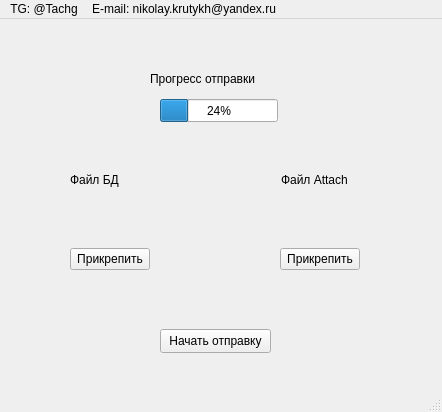
<?xml version="1.0" encoding="UTF-8"?>
<ui version="4.0">
 <class>MainWindow</class>
 <widget class="QMainWindow" name="MainWindow">
  <property name="geometry">
   <rect>
    <x>0</x>
    <y>0</y>
    <width>442</width>
    <height>412</height>
   </rect>
  </property>
  <property name="windowTitle">
   <string>MainWindow</string>
  </property>
  <widget class="QWidget" name="centralwidget">
   <widget class="QWidget" name="horizontalLayoutWidget">
    <property name="geometry">
     <rect>
      <x>40</x>
      <y>200</y>
      <width>351</width>
      <height>80</height>
     </rect>
    </property>
    <layout class="QHBoxLayout" name="horizontalLayout">
     <property name="spacing">
      <number>100</number>
     </property>
     <item>
      <widget class="QPushButton" name="DB_button">
       <property name="maximumSize">
        <size>
         <width>80</width>
         <height>16777215</height>
        </size>
       </property>
       <property name="text">
        <string>Прикрепить</string>
       </property>
      </widget>
     </item>
     <item>
      <widget class="QPushButton" name="File_button">
       <property name="maximumSize">
        <size>
         <width>80</width>
         <height>16777215</height>
        </size>
       </property>
       <property name="text">
        <string>Прикрепить</string>
       </property>
      </widget>
     </item>
    </layout>
   </widget>
   <widget class="QWidget" name="horizontalLayoutWidget_3">
    <property name="geometry">
     <rect>
      <x>70</x>
      <y>150</y>
      <width>321</width>
      <height>21</height>
     </rect>
    </property>
    <layout class="QHBoxLayout" name="horizontalLayout_3">
     <property name="spacing">
      <number>100</number>
     </property>
     <item>
      <widget class="QLabel" name="DB_file">
       <property name="text">
        <string>Файл БД</string>
       </property>
      </widget>
     </item>
     <item>
      <widget class="QLabel" name="File_file">
       <property name="text">
        <string>Файл Attach</string>
       </property>
      </widget>
     </item>
    </layout>
   </widget>
   <widget class="QWidget" name="horizontalLayoutWidget_4">
    <property name="geometry">
     <rect>
      <x>60</x>
      <y>170</y>
      <width>351</width>
      <height>31</height>
     </rect>
    </property>
    <layout class="QHBoxLayout" name="horizontalLayout_4">
     <property name="spacing">
      <number>15</number>
     </property>
     <item>
      <widget class="QLabel" name="DB_name">
       <property name="text">
        <string/>
       </property>
      </widget>
     </item>
     <item>
      <widget class="QLabel" name="File_name">
       <property name="text">
        <string/>
       </property>
      </widget>
     </item>
    </layout>
   </widget>
   <widget class="QPushButton" name="email_button">
    <property name="geometry">
     <rect>
      <x>160</x>
      <y>310</y>
      <width>111</width>
      <height>24</height>
     </rect>
    </property>
    <property name="text">
     <string>Начать отправку</string>
    </property>
   </widget>
   <widget class="QProgressBar" name="progressBar">
    <property name="geometry">
     <rect>
      <x>160</x>
      <y>80</y>
      <width>118</width>
      <height>23</height>
     </rect>
    </property>
    <property name="value">
     <number>24</number>
    </property>
   </widget>
   <widget class="QLabel" name="DB_file_2">
    <property name="geometry">
     <rect>
      <x>150</x>
      <y>50</y>
      <width>110</width>
      <height>19</height>
     </rect>
    </property>
    <property name="text">
     <string>Прогресс отправки</string>
    </property>
   </widget>
  </widget>
  <widget class="QMenuBar" name="menubar">
   <property name="geometry">
    <rect>
     <x>0</x>
     <y>0</y>
     <width>442</width>
     <height>22</height>
    </rect>
   </property>
   <widget class="QMenu" name="menu_fds">
    <property name="title">
     <string>TG: @Tachg</string>
    </property>
   </widget>
   <widget class="QMenu" name="menuE_mail_nikolay_krutykh_yandex_ru">
    <property name="title">
     <string>E-mail: nikolay.krutykh@yandex.ru</string>
    </property>
   </widget>
   <addaction name="menu_fds"/>
   <addaction name="menuE_mail_nikolay_krutykh_yandex_ru"/>
  </widget>
  <widget class="QStatusBar" name="statusbar"/>
 </widget>
 <resources/>
 <connections/>
</ui>
